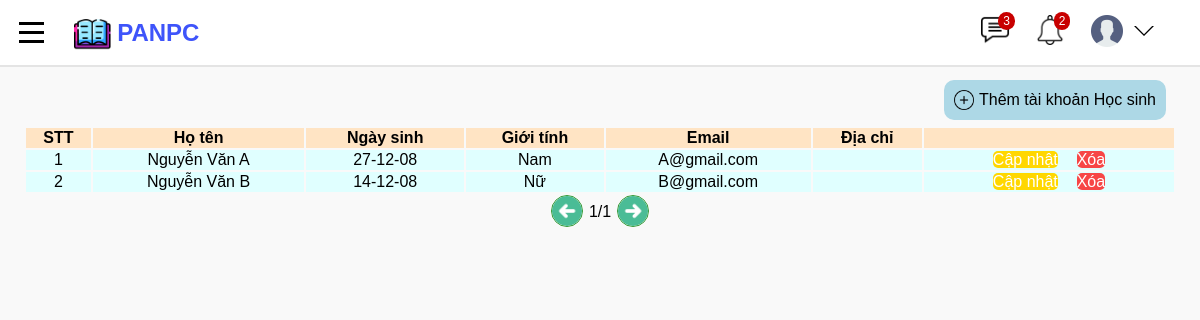
/danhsachtaikhoanHS/, run on an earlier commit of the app's database.
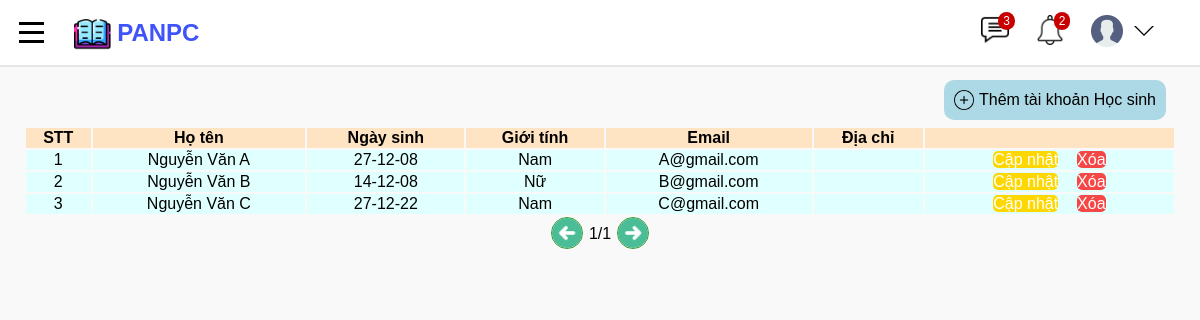
And on a later commit of the database.
### studentManager/models.py (models this page shows, shortened)
class Student(models.Model):
    user = models.OneToOneField(CustomUser, on_delete=models.CASCADE)
    classOfSchool = models.ManyToManyField(SchoolClass, blank=True)

class CustomUser(AbstractUser):
    USER_TYPE = (('1', "Admin"), ('2', "Teacher"), ('3', "Student"))
    SEX_CATELOGY = [("1", "Nam"), ("0", "Nữ")]
    now = date.today
    username = models.CharField(max_length=200, unique=True)
    role = models.CharField(default='1', choices=USER_TYPE, max_length=1)
    is_active = models.BooleanField(default=True)
    is_staff = models.BooleanField(default=False)
    is_superuser = models.BooleanField(default=False)
    name = models.CharField(default='', max_length=200)
    dateOfBirth = models.DateField(default=now)
    sex = models.CharField(default='1', choices=SEX_CATELOGY,max_length=1)
    phone = models.CharField(default='', max_length=20, blank=True)
    email = models.EmailField(max_length=200, unique=True)
    address = models.TextField(default='', blank=True)
    USERNAME_FIELD = "username"
    REQUIRED_FIELDS = []
    objects = CustomUserManager()
    class Meta:
        constraints = [
            models.UniqueConstraint(
                fields=['username', 'email'], name="unique_user")
        ]

### studentManager/views.py (the view)
# urls.py: path("danhsachtaikhoanHS/", views.dsTaiKhoanHS, name='dsTaiKhoanHS'),
def dsTaiKhoanHS(request):
    accountsStudent = Student.objects.all().order_by('user__name')
    formatDate = [a.user.dateOfBirth.strftime(
        "%d-%m-%y") for a in accountsStudent]
    accounts = zip(accountsStudent, formatDate)
    context = {
        'accounts': accounts,
    }
    return render(request, 'studentManager/dsTaikhoanHS.html', context=context)

### studentManager/templates/studentManager/dsTaikhoanHS.html (shortened to what this page needs)
{% extends 'studentManager/base.html' %}
{% load static %}
{% block content %}
    <main class="list-container">
        <header class="tacvu">
            <a class="add" href="{% url 'themHS' %}">
                <img src="{% static 'images/add.png' %}" height="20px">
                <p>Thêm tài khoản Học sinh</p>
            </a>
        </header>
        <table class="table">
            <tr>
                <th>STT</th>
                <th>Họ tên</th>
                <th>Ngày sinh</th>
                <th>Giới tính</th>
                <th>Email</th>
                <th>Địa chỉ</th>
                <th></th>
            </tr>
            {% for account, date in accounts %}
            <tr class="list">
                <td>{{ forloop.counter }}</td>
                <td>{{account.user.name}}</td>
                <td>{{date}}</td>
                {%if account.user.sex == '1'%}
                <td>Nam</td>
                {%else%}
                <td>Nữ</td>
                {%endif%}
                <td>{{account.user.email}}</td>
                <td>{{account.user.address}}</td>
                <td>
                    <a href="{% url 'capNhatTKHS' account.id %}" class="edit">Cập nhật</a>&nbsp
                    <a href="{% url 'xoaTKHS' account.id %}" onclick="return confirm('Xác nhận xóa tài khoản này ?')"
                        class="delete">Xóa</a>
                </td>
            </tr>
            {% endfor %}
        </table>
        <div class="pagenumber">
            <button class="previous" type="previous">
                <img src="{% static 'images/previous.png' %}">
            </button>
            <p>1/1</p>
            <button class="next" type="next">
                <img src="{% static 'images/next.png' %}">
            </button>
        </div>
    </main>
{% endblock %}

What changed in the data, as far as the page shows it:
added Student: user.name "Nguyễn Văn C", date "27-12-22", shows "Nam", user.email "C@gmail.com"
